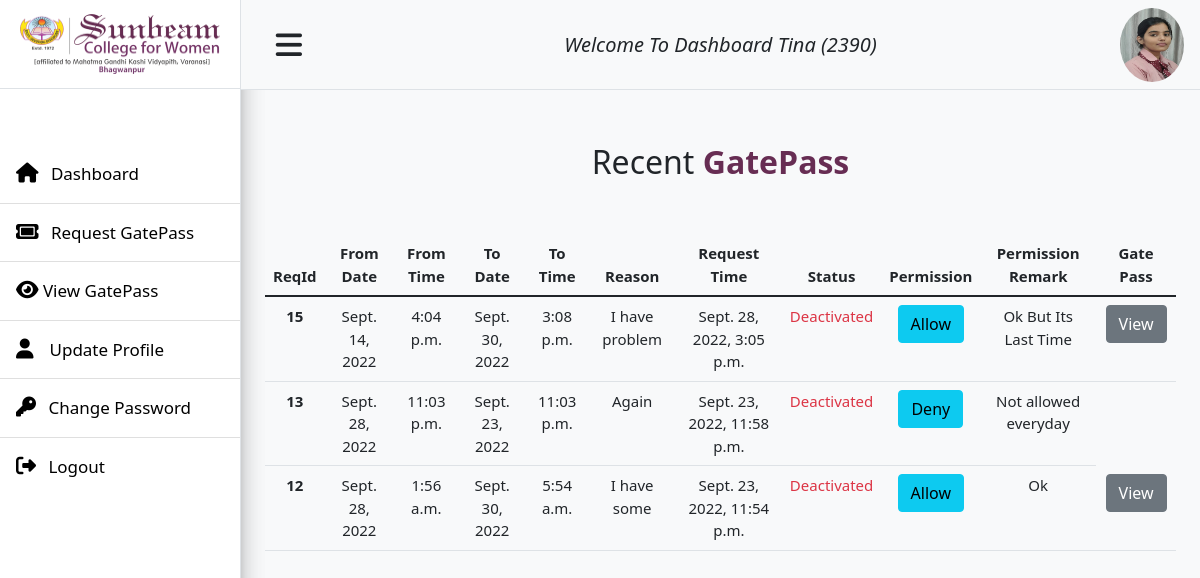
/host/viewGP/ (signed in), run on the app's committed database.
### Host/models.py (models this page shows)
class requestpass(models.Model):
    regid=models.IntegerField()
    fromdate=models.DateField()
    fromtime=models.TimeField()
    todate=models.DateField()
    totime=models.TimeField()
    reqtime=models.DateTimeField()
    reason=models.TextField()
    status=models.BooleanField()
    adminremark=models.TextField()
    permittime=models.DateTimeField(null=True, blank=True)
    permitstatus=models.CharField(max_length=100)

### Host/views.py (the view)
# urls.py: path('viewGP/', v1.viewGP),
def viewGP(request):
    s=request.GET.get('status')
    id=request.GET.get('id')
    if id:
        data=requestpass.objects.get(id=id)
        data.status=False
        data.save()
        return HttpResponse("<script>alert('GetPass Deactiveted Successfully...');location.href='/host/viewGP/'</script>")
    regid=request.session.get('regid')
    data = requestpass.objects.all().filter(regid=regid).order_by('-id')
    md = {"data": data}
    return render(request, 'Host/viewGP.html',md)

### templates/Host/viewGP.html (shortened to what this page needs)
{% extends 'base.html' %}
{% load static %}
{% block DashContent %}
<div class="fs-2 text-center my-5">Recent <b style="color:#672d53;">GatePass</b></div>
<div class="container-fluid table-responsive">
    <table class="table table-hover  " style="font-size:15px; text-align:center;">
  <thead>
    <tr>
      <th scope="col">ReqId</th>
      <th scope="col">From Date</th>
      <th scope="col">From Time</th>
      <th scope="col">To Date</th>
      <th scope="col">To Time</th>
      <th scope="col">Reason</th>
      <th scope="col">Request Time</th>
      <th scope="col">Status</th>
      <th scope="col">Permission</th>
      <th scope="col">Permission Remark</th>
      <th scope="col">Gate Pass</th>
    </tr>
  </thead>
  <tbody>
  {% for x in data %}
  <tr>
      <th scope="row">{{x.id}}</th>
      <td>{{x.fromdate}}</td>
      <td>{{x.fromtime}}</td>
      <td>{{x.todate}}</td>
      <td>{{x.totime}}</td>
      <td>{{x.reason}}</td>
      <td>{{x.reqtime}}</td>
      {% if x.status == True %}
      <td><a href="/host/viewGP?status=False&id={{x.id}}"><button class="btn btn-danger">Deactive</button></a></td>
      {%  else %}
      <td><label class="text-danger">Deactivated</label></td>
      {% endif %}
      <td><a href="#" class="btn btn-info">{{x.permitstatus}}</a></td>
      <td>{{x.adminremark}}</td>
      {%  if x.permitstatus == 'Allow' %}
        <td><a href="/host/gatepass/?reqid={{x.id}}" class="btn btn-secondary">View</a></td>
      {% endif %}
    </tr>
  {% endfor %}
  </tbody>
</table>
</div>
{% endblock %}

### templates/base.html (shortened to what this page needs)
<!DOCTYPE html>
{% load static %}
<html lang="en">
<head>
    <link href="{% static 'css/bootstrap.css' %}" rel="stylesheet" />
    <link href="{% static 'css/font-awesome.min.css' %}" rel="stylesheet" />
    <link href="{% static 'css/styles.css' %}" rel="stylesheet" />
</head>
<body>
       <div class="d-flex bg-light" id="wrapper">
            <div class="border-end bg-white" id="sidebar-wrapper">
                <div class="sidebar-heading border-bottom ">
                    <img src="{% static 'images/sunlogonew.png' %}" class="logo">
                </div>
                <div class="list-group list-group-flush mt-5 navbar">
                        <a class="list-group-item list-group-item-action  p-3" href="/host/index">
                        <i class="fa-solid fa-house pe-2"></i> Dashboard</a>
                    <a class="list-group-item list-group-item-action  p-3" href="/host/requestGP/">
                        <i class="fa-solid fa-ticket pe-2"></i> Request GatePass</a>
                    <a class="list-group-item list-group-item-action  p-3" href="/host/viewGP/">
                        <i class="fa-solid fa-eye"></i> View GatePass</a>
                    <a class="list-group-item list-group-item-action  p-3" href="/host/Supdateprofile/">
                        <i class="fa-solid fa-user pe-3"></i>Update Profile</a>
                    <a class="list-group-item list-group-item-action  p-3" href="/host/Schangepassword/">
                        <i class="fa-solid fa-key pe-2"></i> Change Password</a>
                    <a class="list-group-item list-group-item-action  p-3" href="/host/stulogout/">
                        <i class="fa-solid fa-right-from-bracket pe-2"></i> Logout</a>
                </div>
            </div>
            <div id="page-content-wrapper">
                <div class="navOuter bg-light">
                    <div class="toggle" style="display:flex; justify-content:center; align-items:center;">
                            <i class="fa-solid fa-bars" id="sidebarToggle"></i>
                    </div>
                    <div class="text">
                        <i>Welcome To Dashboard {{request.session.name}} ({{request.session.userid}})</i>
                    </div>
                    <div class="photo">
                        <img src="/{{request.session.pic}}" height="90px" width="110px" style="border-radius:50%" class="nav-link dropdown-toggle img-responsive" id="navbarDropdown" href="#" role="button" data-bs-toggle="dropdown" aria-haspopup="true" aria-expanded="false"/>
                    </div>
                </div>
                <div class="container-fluid">
                      {% block DashContent %}
                {% endblock %}
                </div>
            </div>
        </div>
</body>
</html>

### templates/base.html (style rules this page uses)
#sidebar-wrapper { box-shadow:0 10px 30px -12px rgb(0 0 0 / 42%), 0 4px 25px 0px rgb(0 0 0 / 12%), 0 8px 10px -5px rgb(0 0 0 / 20%); }
.logo { width:200px; height:60px; }
.navbar a { font-size:17px; color:black; }
.navbar i { color:black; font-size:20px; }
#sidebarToggle { cursor:pointer; font-size:30px; }
.text { display:flex; justify-content:center; align-items:center; }
.text i { font-size:20px; }
.photo { display:flex; justify-content:center; align-items:center; }
.navOuter { height:90px; width:100%; border-bottom:1px solid #dee2e6; display:grid; grid-template-columns: 10% 80% 10%; grid-template-areas: 'toggle text photo' ; }

### data on the page
requestpass: id "15", fromdate "Sept. 14, 2022", fromtime "4:04 p.m.", todate "Sept. 30, 2022", totime "3:08 p.m.", reason "I have problem", reqtime "Sept. 28, 2022, 3:05 p.m.", status "Deactivated", permitstatus "Allow", adminremark "Ok But Its Last Time"
requestpass: id "13", fromdate "Sept. 28, 2022", fromtime "11:03 p.m.", todate "Sept. 23, 2022", totime "11:03 p.m.", reason "Again", reqtime "Sept. 23, 2022, 11:58 p.m.", status "Deactivated", permitstatus "Deny", adminremark "Not allowed everyday"
requestpass: id "12", fromdate "Sept. 28, 2022", fromtime "1:56 a.m.", todate "Sept. 30, 2022", totime "5:54 a.m.", reason "I have some", reqtime "Sept. 23, 2022, 11:54 p.m.", status "Deactivated", permitstatus "Allow", adminremark "Ok"

### other printed values
{{ request.session.name }} "Tina"
{{ request.session.userid }} "2390"
